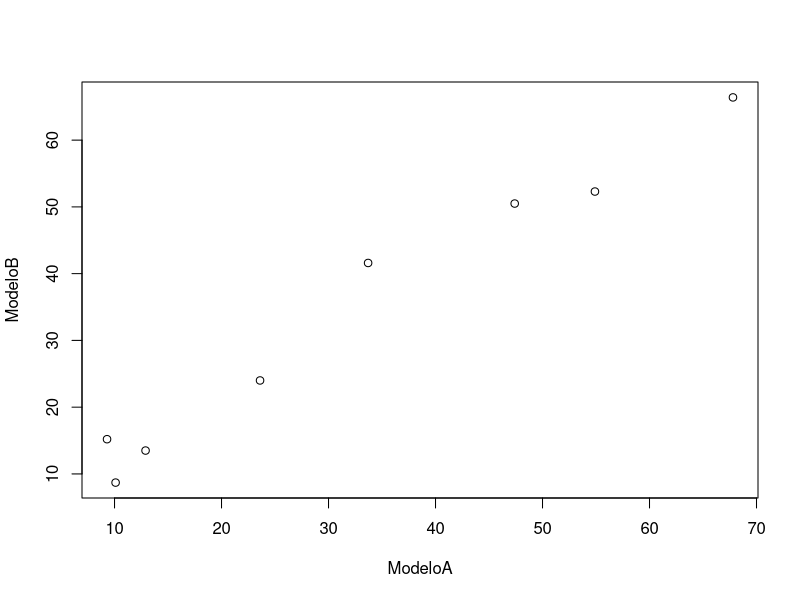

The R script that drew this image: (Note: this script raises an error after producing the figure.)
#Nombre: Gonzalo Sanz
# 1. LEE, COMENTA Y COMPLETA PARA CONSEGUIR 
# CALCULAR EL INTERVALO DE CONFIANZA PARA LA MEDIA DE LAS DIFERENCIAS 
# DE LOS DATOS A NIVEL alfa:

ICalpha<-function(ModeloA, ModeloB, alfa)
{
  n<-length(ModeloA)
  diferencias<-ModeloA-ModeloB
  mediad<-mean(diferencias)
  mediad2<-mean(diferencias^2)
  varianza <- mediad2 - mediad^2
  s<-sqrt(varianza)
  valort<-qt(alfa/2,xxxxxx,lower.tail = F)
  valor<-xxxxxxx
  cotaInf<-xxxxxxx
  cotaSup<-xxxxxxx
  df<-data.frame(cotaInf, cotaSup)
  return(df)
}

# 2. ESTOS SON LOS DATOS DEL EJERCICIO 8. APLICA LA FUNCION ANTERIOR 
# CON 3 NIVELES DE CONFIANZA: alfa=0.05, alfa=0.01 y alfa = 0.1
# OBSERVA Y COMENTA LOS RESULTADOS
ModeloA<-c(23.6,33.7,10.1,12.9,67.8,9.3,47.4,54.9)
ModeloB<-c(24,41.6,8.7, 13.5, 66.4,15.2, 50.5, 52.3)
plot(ModeloA, ModeloB)

#Este es un ejemplo:
IC<-ICalpha(ModeloA, ModeloB, 0.1)
print('Intervalo de confianza al 90%')
IC

# 3. RESUELVE el EJERCICIO 9  UTILIZANDO LA FUNCION ANTERIOR. 

ModeloA9<-c(58.2,32.1,42.9,11,54.2,46.6,49.3,25.8,52)
ModeloB9<-c(43.6,21.3,32.8,8.2,40.2,45.1,46.3,32.8,58.3)
IC<-ICalpha(ModeloA9, ModeloB9, 0.05)
print('Intervalo de confianza al 95% en ejercicio9')
IC


# 4. RESUELVE el EJERCICIO 10  UTILIZANDO LA FUNCION ANTERIOR. 
ModeloA10<-c(228,213,198,239,217,245)
ModeloB10<-c(182,181,226,122,105,198)
IC<-ICalpha(ModeloA10, ModeloB10, 0.05)
print('Intervalo de confianza al 95% en ejercicio10 ')
IC
